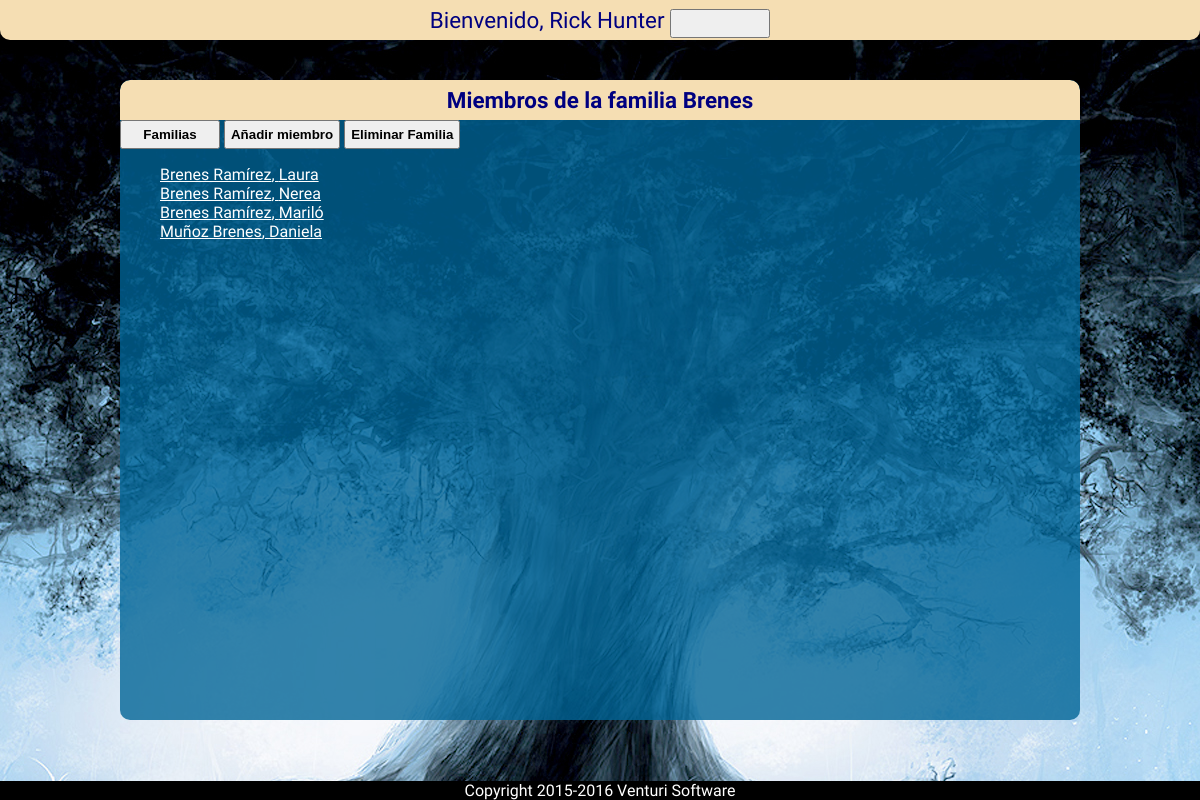
The app's page /family/2/ (signed in) with its own data.
### family/models.py (models this page shows, shortened)
class Family(models.Model):
	family_name = models.CharField('Apellidos familiares',max_length=100) #Apellidos familiares
	family_id = models.CharField('ID personalizado',max_length=24) #Id personal de la familia

class Member(models.Model):
	member_family_id = models.ForeignKey(Family,verbose_name='ID Familia') #Clave ajena que une al miembro de la familia con su familia
	member_name = models.CharField(verbose_name='Nombre',max_length=100) #Nombre del miembro de la familia
	member_surname = models.CharField(verbose_name='Apellidos',max_length=100) #Apellido o Apellidos del miembro de la familia
	member_sex = models.CharField(verbose_name='Sexo',choices=(('Hombre','Hombre'),('Mujer','Mujer'),('No especificado','No especificado')),max_length=20) #Sexo del miembro de la familia
	member_birth = models.DateField('Fecha de nacimiento',help_text='Fecha en este formato <em>AÑO-MES-DÍA</em>') #Fecha de nacimiento
	member_rip = models.DateField('Fecha de fallecimiento',null=True,blank=True) #Fecha de defunción
	member_profile_image = models.ImageField(_('Foto de perfil'),null=True,blank=True) #Imagen de perfil del miembro de la familia
	member_partner_id = models.IntegerField(default=0,null=True,blank=True,verbose_name='ID Pareja') #ID del cónyuge que sirve de enlace a una nueva familia
	member_email = models.EmailField('E-Mail',null=True,blank=True) #Correo electrónico de contacto

### family/views.py (the view)
# urls.py: url(r'^(?P<req_id>[0-9])+/$', login_required(views.reqFamily), name='family'),
def reqFamily(request, req_id):
	family = get_object_or_404(Family, pk=req_id)
	members = Member.objects.filter(member_family_id=req_id)
	context = {'family':family,'members':members}
	return render(request, 'family/viewFamily.html',context)

### family/templates/family/viewFamily.html (shortened to what this page needs)
{% extends "base.html" %}
{% block content %}
<div class="cabecera_seccion">
	<h1 class="titulo_seccion">Miembros de la familia {{ family.family_name }}</h1>
	<input type="button" onclick="location.href='{% url 'family:family' %}'" value="Familias"/>
	<input type="submit" onclick="location.href='{% url 'family:add_member' family.id %}'" value="Añadir miembro"/>
	<input type="button" onclick="location.href='{% url 'family:delete_family' family.id %}'" value="Eliminar Familia"/>
	{% if members %}
		<ul>
		{% for famMember in members %}
			<li><a href="{% url 'family:member' famMember.id %}">{{ famMember.member_surname }}, {{ famMember.member_name }}</a></li>
		{% endfor %}
		</ul>
	{% else %}
		<p>No hay ningún miembro registrado o dado de alta.</p>
	{% endif %}
</div>
{% endblock %}

### family/templates/base.html (shortened to what this page needs)
{% load staticfiles %}
<head>
	<link rel="stylesheet" type="text/css" href="{% static 'family/style.css' %}" />
</head>
<body>
	<div class="titulo_principal">{% block section_title %}
		Bienvenido, {{ request.user.first_name.title }} {{ request.user.last_name.title }}{% endblock %}
		<input id="logout_button" type="submit" value="" onclick="location.href='{% url 'logout' %}'"/>
	</div>
	<div class="cuerpo_seccion">
		{% block content %}{% endblock %}
	</div>
{% block footer %}<div class="footer">Copyright 2015-2016 Venturi Software</div>{% endblock %}
</body>

### family/static/family/style.css (style rules this page uses)
body { background-color: wheat; color: white; text-align: justify; font-family: Cantarell; width: 100%; margin: 0; background-image: url('./images/tree-sun.jpg'); background-position: top center; background-attachment: fixed; z-index: 0; }
input[type="button"],input[type="submit"],button { padding: 5px; width: auto; min-width: 100px; font-weight: bold; }
ul { list-style-type: none; }
a { width: auto; color: white; }
a:visited, a:before { color: white; }
.footer { display: block; position: fixed; width: 100%; bottom: 0; text-align: center; background-color: black; z-index: 1000; }
.titulo_principal { background-color: wheat; line-height: 40px; width: 100%; color: navy; left: 0; top: 0; margin: 0; padding: 0; text-align: center; font-size: 140%; border-radius: 0px 0px 10px 10px; -moz-border-radius: 0px 0px 10px 10px; -webkit-border-radius: 0px 0px 10px 10px; border: 0px; border-collapse: collapse; z-index: 500; }
#logout_button,#logout_button:focus,#logout_button::-moz-focus-inner { min-width: 40px; height: auto; position: absolute; right: 0; background-image: url('images/logout.png'); background-position: center center; background-size: contain; background-repeat: no-repeat; border: 0; background-color: wheat; outline: none; }
.titulo_seccion { background-color: wheat; line-height: 40px; width: 100%; color: navy; left: 0; top: 0; margin: 0; padding: 0; text-align: center; font-size: 140%; border-radius: 10px 10px 0px 0px; -moz-border-radius: 10px 10px 0px 0px; -webkit-border-radius: 10px 10px 0px 0px; border: 0px; border-collapse: collapse; z-index: 500; }
.cuerpo_seccion { display: block; position: fixed; top: 10%; bottom: 10%; left: 0; right: 0; background-color: rgba(0,100,150,0.8); width: 80%; height: auto; min-width: 400px; margin: auto; padding-bottom: 0.1px; border-radius: 10px 10px 10px 10px; -moz-border-radius: 10px 10px 10px 10px; -webkit-border-radius: 10px 10px 10px 10px; border: 0px; border-collapse: collapse; z-index: 500; overflow-y: auto; }

### records on screen
Family: family_name "Brenes", id "Añadir miembro", id "Eliminar Familia"
Member: member_surname "Brenes Ramírez", member_name "Laura"
Member: member_surname "Brenes Ramírez", member_name "Nerea"
Member: member_surname "Brenes Ramírez", member_name "Mariló"
Member: member_surname "Muñoz Brenes", member_name "Daniela"

### other values on screen
{{ request.user.first_name.title }} "Rick"
{{ request.user.last_name.title }} "Hunter"
